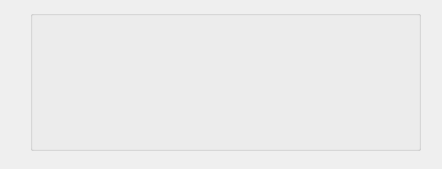
<?xml version="1.0" encoding="UTF-8"?>
<ui version="4.0">
 <class>AddSaleForm</class>
 <widget class="QWidget" name="AddSaleForm">
  <property name="geometry">
   <rect>
    <x>0</x>
    <y>0</y>
    <width>442</width>
    <height>169</height>
   </rect>
  </property>
  <property name="windowTitle">
   <string>Додавання продажі</string>
  </property>
  <property name="windowIcon">
   <iconset resource="resource.qrc">
    <normaloff>:/logo.png</normaloff>:/logo.png</iconset>
  </property>
  <widget class="AddSale" name="groupBox">
   <property name="geometry">
    <rect>
     <x>30</x>
     <y>10</y>
     <width>391</width>
     <height>141</height>
    </rect>
   </property>
   <property name="title">
    <string/>
   </property>
  </widget>
 </widget>
 <customwidgets>
  <customwidget>
   <class>AddSale</class>
   <extends>QGroupBox</extends>
   <header>addsale.h</header>
   <container>1</container>
  </customwidget>
 </customwidgets>
 <resources>
  <include location="resource.qrc"/>
 </resources>
 <connections/>
</ui>
